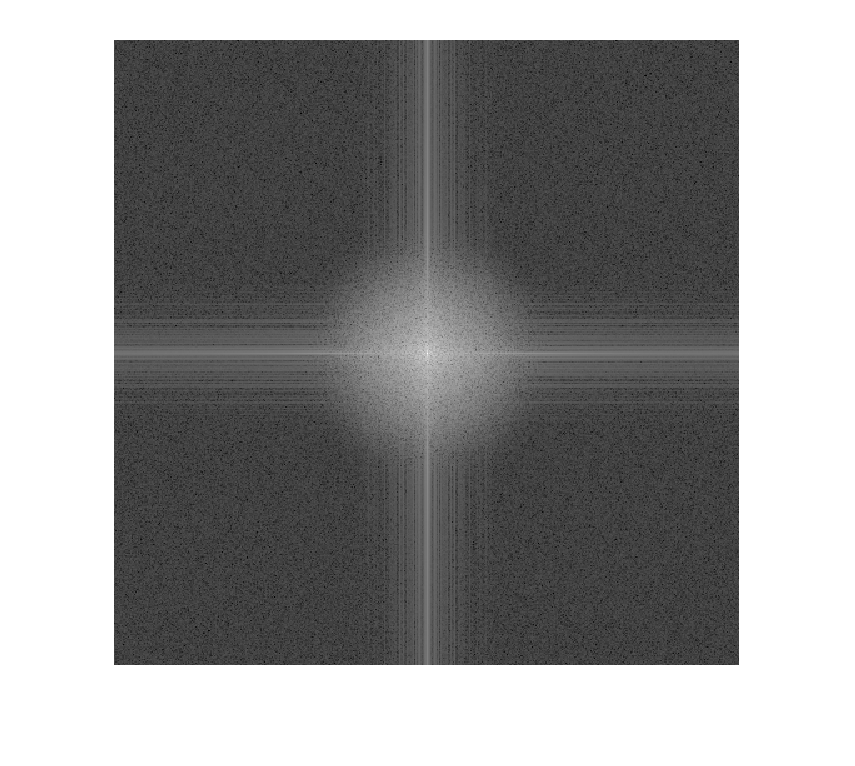
%> input picture CMPT361A1/CMPT 361 HW1 - Haoran Miao_files/HP-filt.png, 855 x 766 px, given in place of sfu.jpg, which was not available
$ octave a1codeHaoranMiao.m   (GNU Octave 9; MATLAB toolbox functions it lacks are replaced by stand-ins)
%> lines starting %> are read from the running program, lines starting %| are printed output that depends on the picture; in (x1, y1, x2, y2) boxes, pixels count from 0 and x2, y2 are one past the last pixel; in counts of white or black regions, pixels touching at a corner belong together; the program's own positions count from 1; pictures that were not available may be replaced by others from this repository, and a replacement may not be noted
imagehp = imread('sfu.jpg');
%> imagehp is the input picture: size 766x855x3 uint8; min 0, max 255, mean 146.8
imagelp = imread('apple.jpg');
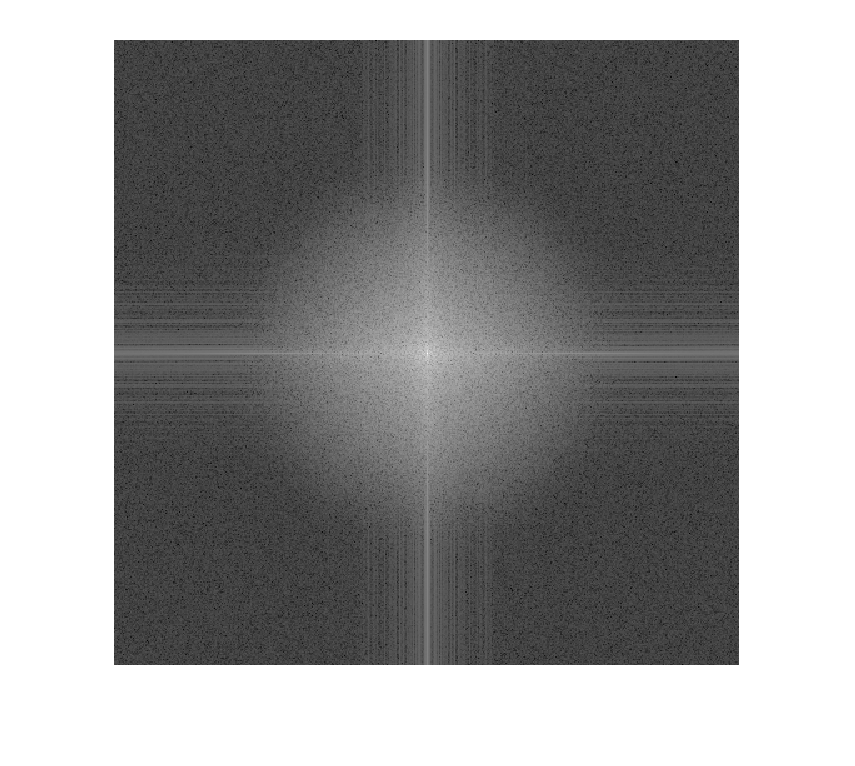
%> input picture CMPT361A1/CMPT 361 HW1 - Haoran Miao_files/HP-sub2-aa-freq.png, 855 x 766 px, given in place of apple.jpg, which was not available
%> imagelp is the input picture: size 766x855x3 uint8; min 0, max 255, mean 150.8
resized_hp = imresize(imagehp,[500,500]);
resized_lp = imresize(imagelp,[500,500]);
greyhp = rgb2gray(resized_hp);
greylp = rgb2gray(resized_lp);
imwrite(greyhp,'HP.png');
imwrite(greylp,"LP.png");
%section 2
imglp = imread('LP.png');
imghp = imread('HP.png');
fft_lp = fft2(imglp);
fft_hp = fft2(imghp);
fft_lp_shifted = fftshift(fft_lp);
fft_hp_shifted = fftshift(fft_hp);
log_hp = log(1 + fft_hp_shifted);
log_lp = log(1 + fft_lp_shifted);
% used auto brightness adjust, and saved the image
imshow(log_lp,[]);
saveas(gcf,'LP-freq.png');
imshow(log_hp,[]);
saveas(gcf,'HP-freq.png');

%section 3
sobel_horizontal = [-1, 0, 2; -1, 0, 1; -1, 0, 2];

gauskern = fspecial('gaussian',21,2.5);

DoGkern = imfilter(gauskern,sobel_horizontal);

hpgaus = imfilter(greyhp,gauskern);
lpgaus = imfilter(greylp,gauskern);
imwrite(hpgaus,"HP-flit.png");
imwrite(lpgaus,"LP-flit.png");
hpgausf = fftshift(fft2(hpgaus));
lpgausf = fftshift(fft2(lpgaus));
loghpgausf = log(1 + abs(hpgausf));
loglpgausf = log(1 + abs(lpgausf));
imshow(loghpgausf,[]);
saveas(gcf,"HP-filt-freq.png");
imshow(loglpgausf,[]);
saveas(gcf,"LP-filt-freq.png");
% part2
DoGkern_freq = fftshift(fft2(DoGkern, 500, 500));
hpDogFreq = fftshift(fft2(greyhp));
lpDogFreq = fftshift(fft2(greylp));
imshow(hpDogFreq)
saveas(gcf,"HP-dogfilt-freq.png")
imshow(lpDogFreq)
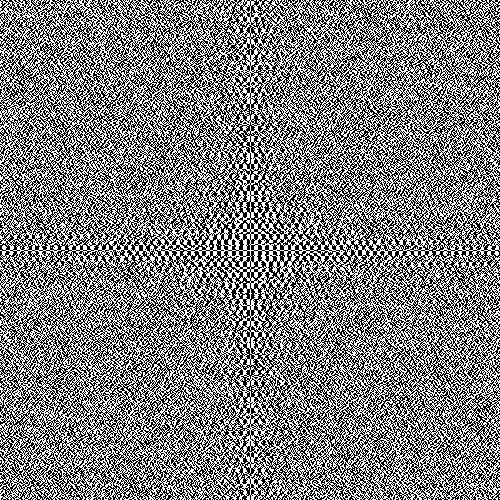
%> displayed picture: size 500x500, on the screen's scale of 0 to 255; min 0, max 255, mean 127.7
saveas(gcf,"LP-dogfilt-freq.png")

hpDogfiltfreq = hpDogFreq .* DoGkern_freq;
lpDogfiltfreq = lpDogFreq .* DoGkern_freq;
hpDogspatial = ifft2(ifftshift(hpDogfiltfreq));
lpDogspatial = ifft2(ifftshift(lpDogfiltfreq));
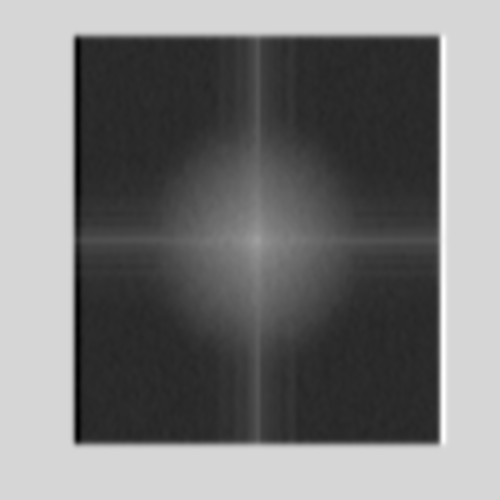
%> lpDogspatial: size 500x500 double; min 33.6, max 598.9, mean 301.6; drawn with min black and max white
imshow(hpDogspatial,[]);
saveas(gcf,"HP-dogfilt.png")
imshow(lpDogspatial,[])
saveas(gcf,"LP-dogfilt.png");


%section 4
hpsub2 = greyhp(1:2:end, 1:2:end);
lpsub2 = greylp(1:2:end, 1:2:end);
imwrite(hpsub2,"HP-sub2.png");
imwrite(lpsub2,"LP-sub2.png");
hpsub2freq = fftshift(fft2(hpsub2));
lpsub2freq = fftshift(fft2(lpsub2));
loghpsub2freq = log(1+abs(hpsub2freq));
loglpsub2freq = log(1+abs(lpsub2freq));
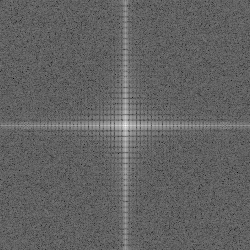
%> loglpsub2freq: size 250x250 double; min 1.16, max 16.06, mean 6.93; drawn with min black and max white
imshow(loghpsub2freq,[]);
saveas(gcf,"HP-sub2-freq.png")
imshow(loglpsub2freq,[]);
saveas(gcf,"LP-sub2-freq.png")

hpsub4 = greyhp(1:4:end, 1:4:end);
lpsub4 = greylp(1:4:end, 1:4:end);
imwrite(hpsub2,"HP-sub4.png");
imwrite(lpsub2,"LP-sub4.png");
hpsub4freq = fftshift(fft2(hpsub4));
lpsub4freq = fftshift(fft2(lpsub4));
loghpsub4freq = log(1+abs(hpsub4freq));
loglpsub4freq = log(1+abs(lpsub4freq));
imshow(loghpsub4freq,[]);
saveas(gcf,"HP-sub4-freq.png")
imshow(loglpsub4freq,[]);
saveas(gcf,"LP-sub4-freq.png")

gaussfilt2 = fspecial("gaussian", 11,1.5);
gaussfilt4 = fspecial("gaussian",21,2);
hpgausfilt2 = imfilter(greyhp,gaussfilt2);
hpgausfilt4 = imfilter(greyhp,gaussfilt4);
hpaasub2 = hpgausfilt2(1:2:end, 1:2:end);
hpaasub4 = hpgausfilt4(1:4:end, 1:4:end);
imwrite(hpaasub2,"HP-aa-sub2.png");
imwrite(hpaasub4,"HP-aa-sub4.png");


hpaafreq2 = fftshift(fft2(hpgausfilt2));
hpaafreq4 = fftshift(fft2(hpgausfilt4));
loghpaafreq2 = log(1+abs(hpaafreq2));
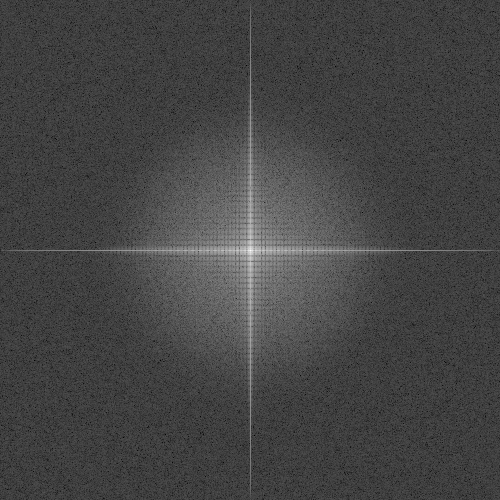
%> loghpaafreq2: size 500x500 double; min 0.285, max 17.41, mean 4.94; drawn with min black and max white
loghpaafreq4 = log(1+abs(hpaafreq4));
imshow(loghpaafreq2,[]);
saveas(gcf,"HP-aa-sub2-freq.png");
imshow(loghpaafreq4,[]);
saveas(gcf,"HP-aa-sub4-freq.png");

%part 5

[~, threshold] = edge(greyhp, 'Canny');
%> threshold = [0.154 0.385]
low_threshold = threshold(1);
%> low_threshold = 0.154
high_threshold = threshold(2);
%> high_threshold = 0.385
%for the above gained optimal threshold
%lowopt = 0.0813;
%highopt = 0.2031;
hpoptimal = edge(greyhp,'canny',[0.0813,0.2031]);
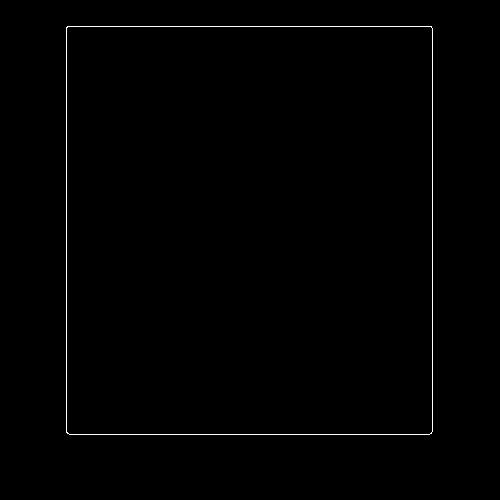
%> hpoptimal: size 500x500 logical; 0.62% white in thin lines or dots, all inside (x1, y1, x2, y2) = (66, 26, 433, 435)
imwrite(hpoptimal,"HP-canny-optimal.png");
% lower lower threshold will be 0.06
hplowlow = edge(greyhp,"canny", [0.06,0.2031]);
imwrite(hplowlow,"HP-canny-lowlow.png");
%higher lower threshold will be 0.1
hphighlow = edge(greyhp,"canny",[0.1,0.2031]);
imwrite(hphighlow,"HP-canny-highlow.png");
%lower higher threshold will be 0.18
hplowhigh = edge(greyhp, "canny",[0.0813,0.18]);
imwrite(hplowhigh, "HP-canny-lowhigh.png");
%higher higher threshold will be 0.22
hphighhigh = edge(greyhp,"canny",[0.0813,0.22]);
imwrite(hphighhigh,"HP-canny-highhigh.png");

% for lp
%matlab optimal is [0.0125, 0.0312]
lpoptimal = edge(greylp,'canny',[0.0125,0.0312]);
imwrite(lpoptimal,"LP-canny-optimal.png");
% lower lower threshold will be 0.0095
lplowlow = edge(greylp,"canny", [0.0095,0.0312]);
imwrite(lplowlow,"LP-canny-lowlow.png");
%higher lower threshold will be 0.015
lphighlow = edge(greylp,"canny",[0.015,0.0312]);
imwrite(lphighlow,"LP-canny-highlow.png");
%lower higher threshold will be 0.0285
lplowhigh = edge(greylp, "canny",[0.0125,0.0285]);
imwrite(lplowhigh, "LP-canny-lowhigh.png");
%higher higher threshold will be 0.0350
lphighhigh = edge(greylp,"canny",[0.0125,0.0350]);
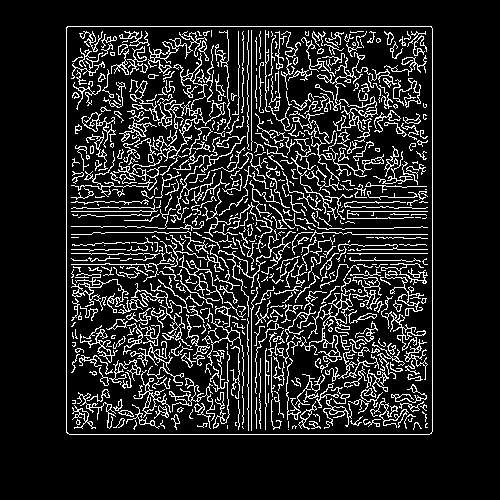
%> lphighhigh: size 500x500 logical; 13.3% white in thin lines or dots, all inside (x1, y1, x2, y2) = (66, 26, 433, 435)
imwrite(lphighhigh,"LP-canny-highhigh.png");
